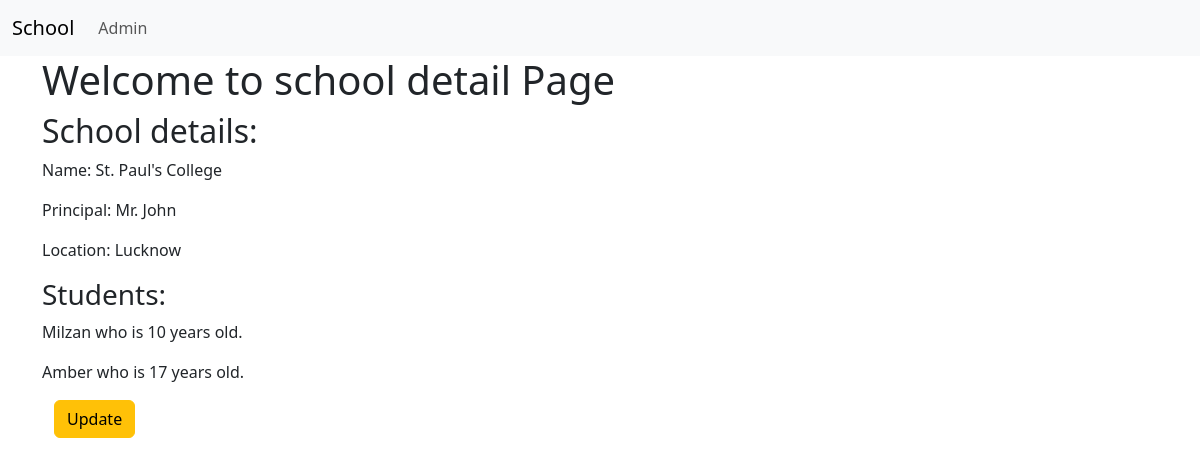
/basic_app/1/, run on the app's committed database.
### basic_app/models.py (models this page shows, shortened)
class School(models.Model):
    name=models.CharField(max_length=264,unique=True)
    principal=models.CharField(max_length=264,unique=True)
    location=models.CharField(max_length=264,unique=True)
    def __str__(self):
        return self.name

class Student(models.Model):
    name=models.CharField(max_length=264,unique=True)
    age=models.PositiveIntegerField()
    school=models.ForeignKey(School,on_delete=models.CASCADE,related_name='students')

### basic_app/views.py (the view)
# urls.py: path("<int:pk>/",views.SchoolDetailView.as_view(),name='detail'),
class SchoolDetailView(DetailView):
    context_object_name='school_detail'
    model=models.School
    template_name='basic_app/school_detail.html'

### basic_app/templates/basic_app/school_detail.html
{% extends "basic_app/basic_app_base.html" %}
{% block body_block %}
<div class="jumbotron">
    <h1>Welcome to school detail Page</h1>
    <h2>School details:</h2>
    <p>Name: {{school_detail}}</p>
    <p>Principal: {{school_detail.principal }}</p>
    <p>Location: {{school_detail.location }}</p>
    <h3>Students:</h3>
    {% for student in school_detail.students.all %}
    <p>{{student.name}} who is {{student.age}} years old.</p>
    {% endfor %}
</div>
<div class="container">
    <p><a class="btn btn-warning" href="{% url 'basic_app:update' pk=school_detail.pk %}">Update</a></p>
</div>
{% endblock %}

### data on the page
School: name "St. Paul's College", principal "Mr. John", location "Lucknow"
Student: name "Milzan", age "10"
Student: name "Amber", age "17"
